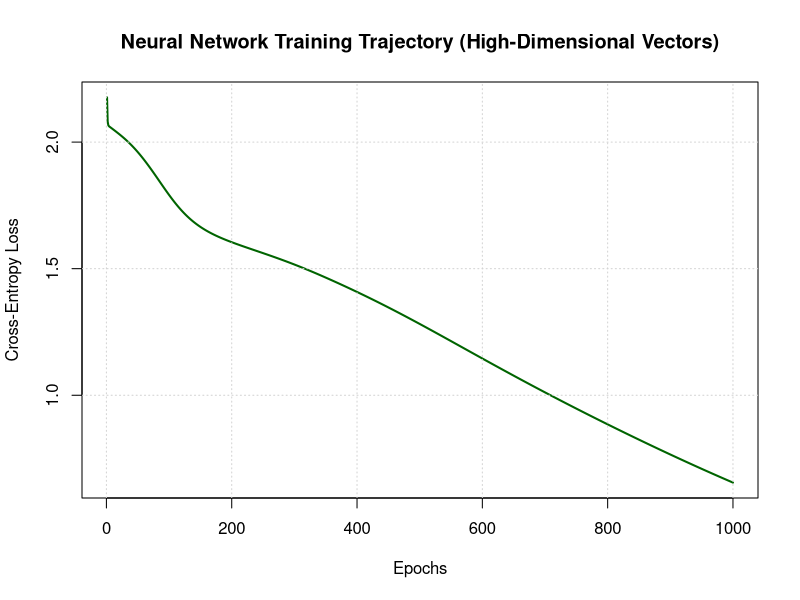

Write R code to recreate this figure.
sigmoid <- function(x) {
  return(1.0 / (1.0 + exp(-x)))
}
sigmoid_derivative <- function(x) {
  return(x * (1.0 - x))
}
softM <- function(x) {
  res <- matrix(0, nrow = nrow(x), ncol = ncol(x))
  for (j in 1:ncol(x)) {
    max_val <- max(x[, j])
    exp_vals <- exp(x[, j] - max_val)
    res[, j] <- exp_vals / sum(exp_vals)
  }
  return(res)
}
feedforward <- function(nn) {
  nn$layer1 <- sigmoid(nn$weights1 %*% nn$input)
  nn$output <- softM(nn$weights2 %*% nn$layer1)
  return(nn)
}
backprop <- function(nn, lr = 0.05) {
  error <- nn$y - nn$output
  d_weights2 <- error %*% t(nn$layer1)
  d_layer1 <- (t(nn$weights2) %*% error) * sigmoid_derivative(nn$layer1)
  d_weights1 <- d_layer1 %*% t(nn$input)
  nn$weights1 <- nn$weights1 + lr * d_weights1
  nn$weights2 <- nn$weights2 + lr * d_weights2
  return(nn)
}
compute_loss <- function(y, output) {
  epsilon <- 1e-15
  output <- pmax(pmin(output, 1 - epsilon), epsilon)
  return(-sum(y * log(output)) / ncol(y))
}
set.seed(123)
input_dim <- 10
hidden_dim <- 15
output_dim <- 8
num_samples <- 100
X <- matrix(runif(input_dim * num_samples), nrow = input_dim)
Y <- matrix(0, nrow = output_dim, ncol = num_samples)
for (i in 1:num_samples) {
  random_class <- sample(1:output_dim, 1)
  Y[random_class, i] <- 1
}
nn <- list(
  input = NULL,
  y = NULL,
  weights1 = matrix(runif(hidden_dim * input_dim, -0.5, 0.5), nrow = hidden_dim),
  weights2 = matrix(runif(output_dim * hidden_dim, -0.5, 0.5), nrow = output_dim),
  layer1 = NULL,
  output = NULL
)
epochs <- 1000
loss_history <- rep(0, epochs)
for (epoch in 1:epochs) {
  epoch_loss <- 0
  for (i in 1:num_samples) {
    nn$input <- matrix(X[, i], ncol = 1)
    nn$y <- matrix(Y[, i], ncol = 1)
    nn <- feedforward(nn)
    nn <- backprop(nn, lr = 0.02)
    epoch_loss <- epoch_loss + compute_loss(nn$y, nn$output)
  }
  loss_history[epoch] <- epoch_loss / num_samples
  if (epoch %% 100 == 0) {
    print(paste("Epoch:", epoch, "-> Average Categorical Cross-Entropy Loss:", round(loss_history[epoch], 5)))
  }
}
png("nn_high_dim_loss_trajectory.png", width = 1200, height = 800, res = 150)
plot(1:epochs, loss_history, type = "l", col = "darkgreen", lwd = 2, main = "Neural Network Training Trajectory (High-Dimensional Vectors)", xlab = "Epochs", ylab = "Cross-Entropy Loss")
grid(nx = NULL, ny = NULL, col = "lightgray", lty = "dotted")
dev.off()
